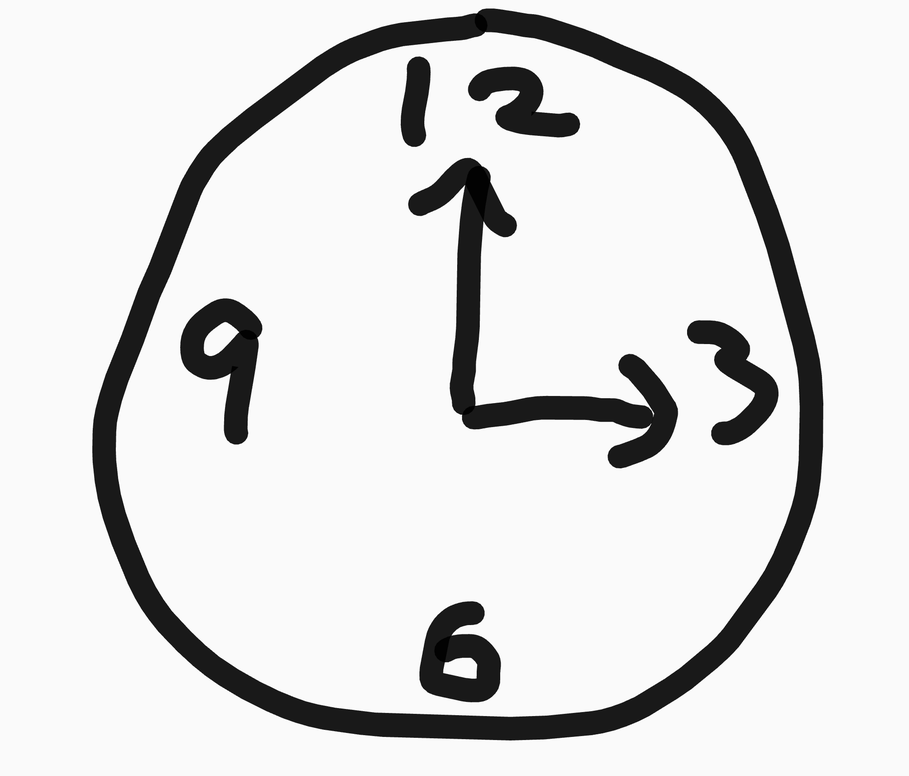
#> input picture TestData/test.png, 909 x 776 px, shrunk from 2048 x 1748 before the run, found by its file name
$ python img_rotation.py
#> lines starting #> are read from the running program, lines starting #| are printed output that depends on the picture
from PIL import Image
import numpy as np

# 画像読み込み
img = Image.open("./TestData/test.png")
#> img is the input picture: PIL image 909x776 RGBA; mean R, G, B, A 220.6, 220.6, 220.6, 255
w, h = img.size
#> w = 909; h = 776

# 回転角の指定
angle = 40
angle_rad = np.radians(angle)

# 回転後の画像サイズを計算
w_rot = int(np.round(h * abs(np.sin(angle_rad)) + w * abs(np.cos(angle_rad))))
#> w_rot = 1195
h_rot = int(np.round(h * abs(np.cos(angle_rad)) + w * abs(np.sin(angle_rad))))
#> h_rot = 1179

# 元画像の中心を軸に回転する
# PillowではImage.rotateで中心を基準に回転できる
# expand=Trueで回転後のサイズを自動調整
img_rot = img.rotate(angle, resample=Image.Resampling.BICUBIC, expand=True)
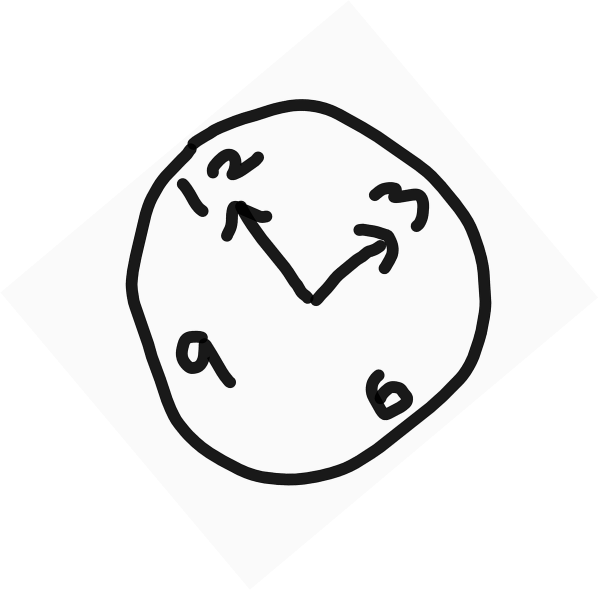
#> img_rot: PIL image 1197x1180 RGBA (shown at 1/2 size); mean R, G, B, A 110.1, 110.1, 110.1, 127.3; transparent parts drawn white

# 画像を保存
img_rot.save("test_rotate.png")
